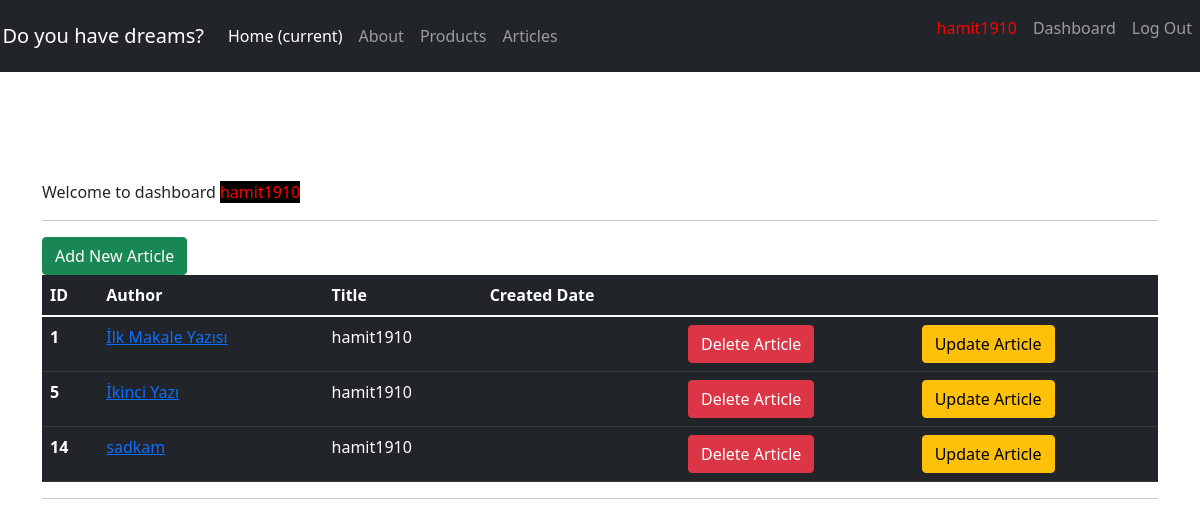
Screenshot of /articles/dashboard/ (signed in) with the database file from the repository.
### article/models.py (models this page shows, shortened)
class Article(models.Model):
    author = models.ForeignKey("auth.User",on_delete=models.CASCADE,verbose_name="Yazar")
    title = models.CharField(max_length=50,verbose_name="Başlık")
    content = RichTextField()
    created_date = models.DateTimeField(auto_now_add=True,verbose_name="Oluşturma Tarihi")
    file_upload = models.FileField(blank=True, null=True, verbose_name="File Upload")

### article/views.py (the view)
# urls.py: path('dashboard/',views.dashboard, name="dashBoard"),
@login_required(login_url="User:login")
def dashboard(request):
    articles = models.Article.objects.filter(author = request.user)
    context ={"articles":articles}
    return render(request,("dashboard.html"),context)

### Templates/dashboard.html
{% extends "layout.html" %}
{% block body %}
    <p>Welcome to dashboard <span style="color: red; background-color:black;"> {{ request.user.username}}</span></p>
    <hr>
    <a href="/articles/newArticle" type="button" class="btn btn-success" >Add New Article </a>
    {% if articles %}  <br>
    <table class="table table-dark">
        <thead>
          <tr>
            <th scope="col">ID</th>
            <th scope="col">Author</th>
            <th scope="col">Title</th>
            <th scope="col">Created Date</th>
            <th scope="col"></th>
            <th scope="col"></th>
          </tr>
        </thead>
        <tbody>
            {% for article in articles  %}
          <tr>
              <th scope="row">{{article.id}}</th>
              <td><a href="/articles/detailArticle/{{article.id}}">{{article.title}}</a></td>
              <td>{{article.author.username}}</td>
              <td>{{article.created_dat}}</td>
              <td><a href="/articles/deleteArticle/{{article.id}}" type="button" class="btn btn-danger">Delete Article</a> </td>
              <td><a href="/articles/updateArticle/{{article.id}}" type="button" class="btn btn-warning">Update Article</a></td>
          </tr>
          {% endfor %}
        </tbody>
      </table>
    {% else %} <br>
     <h2 class="alert alert-warning"> Lütfen Makale Paylaşımı Yapınız!</h2>
    {% endif %}
    <hr>
{% endblock body %}

### Templates/layout/header.html (shortened to what this page needs)
<!DOCTYPE html>
{% load static %}
<html lang="en">
<head>
    <link rel="stylesheet" href="{% static 'layout/css/bootstrap.min.css' %}">
</head>
<body>
    <nav class="navbar navbar-expand-lg navbar-dark bg-dark" style="margin-top: 0; ">
        <a class="navbar-brand" href="/"style="margin-left: 0.2%;">Do you have dreams?</a>
        <div class="collapse navbar-collapse" id="navbarNavAltMarkup" >
          <div class="navbar-nav">
            <a class="nav-item nav-link active" href="/">Home <span class="sr-only">(current)</span></a>
            <a class="nav-item nav-link" href="{% url 'about' %}">About</a>
            <a class="nav-item nav-link" href="#">Products</a>
            <a class="nav-item nav-link" href="{% url 'article:' %}">Articles</a>
          </div>
        </div>
        <div>
        <div class="navbar-nav" id="">
          {% if request.user.is_authenticated %}
                   <p class="nav-item nav-link" style="color:red;"> {{request.user.username }}</p>
          <a class="nav-item nav-link " href="{% url 'article:dashBoard' %}">Dashboard</a>
          <a class="nav-item nav-link " href="{%url 'User:logout' %}"> Log Out</a>
          {% else %}
          <a class="nav-item nav-link " href="{% url 'User:register' %}">Register</a>
          <a class="nav-item nav-link " href="{% url 'User:login' %}">Login</a>
          {% endif %}
        </div>
      </div>
      </nav>
</body>
</html>

### rows the page displays
Article: id "1", title "İlk Makale Yazısı", author.username "hamit1910"
Article: id "5", title "İkinci Yazı", author.username "hamit1910"
Article: id "14", title "sadkam", author.username "hamit1910"

### other values shown
{{ request.user.username }} "hamit1910"
